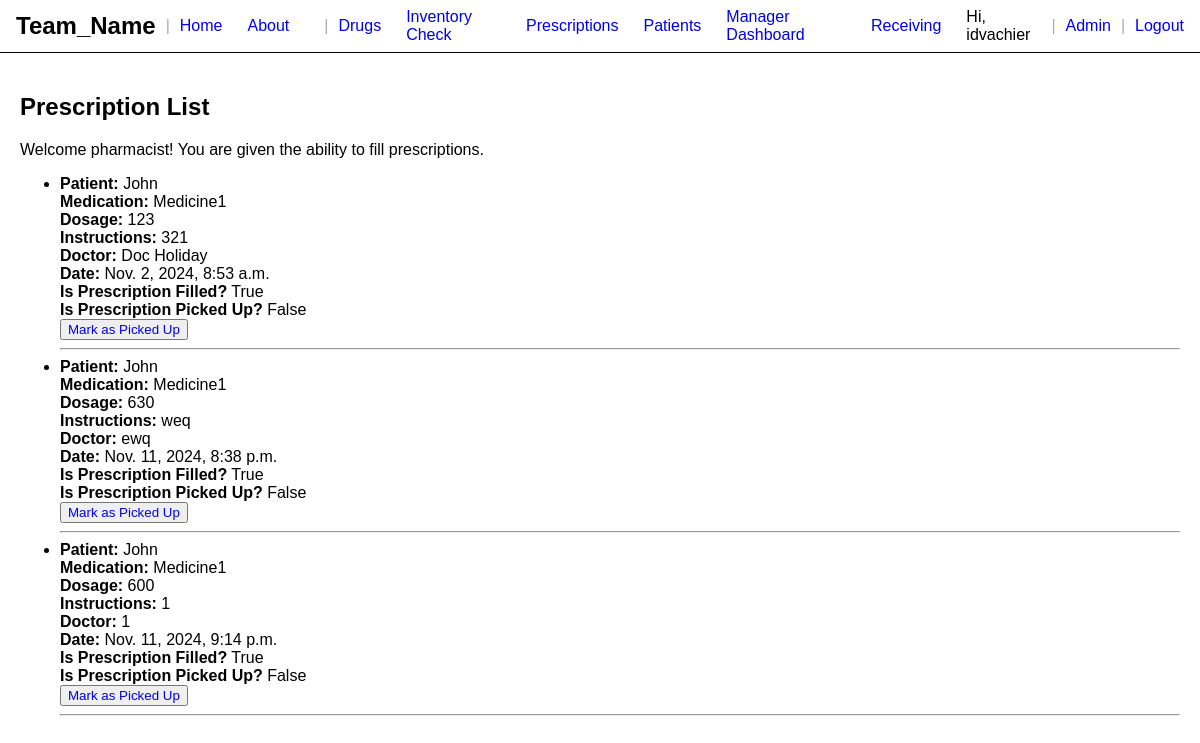
Screenshot of /prescriptions/prescriptions/ (signed in) with the database file from the repository.
### prescriptions/models.py (models this page shows, shortened)
class Prescription(models.Model):
    patient = models.ForeignKey(Patient, on_delete=models.CASCADE, null=True, related_name="prescriptions")
    medication = models.ForeignKey(Drug, on_delete=models.CASCADE, null=True)
    dosage = models.CharField(max_length=100)
    instructions = models.TextField(max_length=1000)
    doctor_name = models.CharField(max_length=100)
    in_person = models.BooleanField(default=False)
    date_prescribed = models.DateTimeField(auto_now_add=True)
    is_filled = models.BooleanField(default=False)  # New field to track if prescription is filled
    picked_up = models.BooleanField(default=False)  # New field to track if prescription has been picked up by patient
    created_by = CurrentUserField()

### patient/models.py (models this page shows, shortened)
class Patient(models.Model):
    first_name = models.CharField(max_length=255)
    last_name = models.CharField(max_length=255)
    dob = models.DateField()
    address = models.CharField(max_length=255)
    phone = models.CharField(max_length=255)
    email = models.EmailField()
    insurance = models.CharField(max_length=255)

### drugs/models.py (models this page shows, shortened)
class Drug(models.Model):
    DOSAGE_FORM = [
        ("Tablet", "Tablet"),
        ("Capsule", "Capsule"),
        ("Liquid", "Liquid"),
        ("Ointment", "Ointment")
    ]
    DRUG_CLASS= [
        ('Analgesics', 'Analgesics'),
        ('Antibiotics', 'Antibiotics'),
        ('Antivirals', 'Antivirals'),
        ('Antidepressants', 'Antidepressants'),
        ('Antihypertensives', 'Antihypertensives'),
        ('Antihistamines', 'Antihistamines'),
        ('Anticoagulants', 'Anticoagulants'),
        ('Diuretics', 'Diuretics'),
        ('Hormonal agents', 'Hormonal agents'),
        ('Statins', 'Statins'),
        ('Beta-blockers', 'Beta-blockers'),
        ('Corticosteroids', 'Corticosteroids'),
        ('Mood stabilizers', 'Mood stabilizers'),
        ('Antipsychotics', 'Antipsychotics'),
        ('Immunosuppressants', 'Immunosuppressants'),
    ]
    RX_CHOICE = [
        ('Yes', 'Yes'),
        ('No', 'No'),
    ]
    drug_name    = models.CharField(max_length=255) # Common name.
    generic_name = models.CharField(max_length=255, blank=True, null=True) # Generic name.
    brand_name   = models.CharField(max_length=255, blank=True, null=True) # Brand names associated.
    dosage_form  = models.CharField(max_length=20, choices=DOSAGE_FORM) # Dosage form: tablet, capsule, liquid, ointment.
    strength     = models.PositiveIntegerField() # Amount of active ingredients per unit in mg.
    manufacturer = models.CharField(max_length=255) # Manufacturer name.
    drug_class   = models.CharField(max_length=20, choices=DRUG_CLASS) # Classification: antibiotic, analgesic...
    indications  = models.TextField(blank=True, null=True) # Medical condition for which the drug is prescribed.
    side_effects = models.TextField(blank=True, null=True) # Common side effects.
    contraind    = models.TextField(blank=True, null=True) # Conditions that serve as reasons to not use the drug.
    dosage_inst  = models.TextField(blank=True, null=True) # Recommended dosage.
    stock_qty    = models.PositiveIntegerField(default=0) # Number of units available.
    exp_date     = models.DateField() # Expiration date.
    rx_required  = models.CharField(max_length=20, choices=RX_CHOICE) # Is a prescription is necessary.
    price        = models.DecimalField(max_digits=10, decimal_places=2) # Cost of the drug per unit.
    storage_cond = models.TextField(blank=True, null=True) # Recommended storage information: temperature, light exposure...
    bar_code     = models.CharField(max_length=100, unique=True) # Unique identifier.
    created_at   = models.DateTimeField(auto_now_add=True) # Date of entry created.
    updated_at   = models.DateTimeField(auto_now=True) # Date of entry updated.

### prescriptions/views.py (the view)
# urls.py: path('prescriptions/', views.prescription_list, name='prescription_list'),
@login_required
@allowed_groups('Pharmacist', 'Pharmacy Manager', 'Pharmacy Technician')
def prescription_list(request):
    prescriptions = Prescription.objects.all()  # Retrieves all of the prescriptions
    return render(request, 'prescription_list.html', {'prescriptions': prescriptions})

### drugs/templatetags/custom_filters.py (called while the page is built)
@register.filter
def is_in_group(user, group_names):
    group_list = group_names.split(',')
    return user.groups.filter(name__in=group_list).exists()

### prescriptions/views.py (called while the page is built)
def allowed_groups(*groups):
    def in_groups(user):
            return user.groups.filter(name__in=groups).exists()
    return user_passes_test(in_groups)

### prescriptions/templates/prescription_list.html (shortened to what this page needs)
{% extends "base.html" %}
{% load custom_filters %}
{% block css %}
    {% load static %}
    <link rel="stylesheet" type="text/css" href="{% static 'prescription_list.css' %}" />
{% endblock css %}
{% block content %}
    <html>
    <head>
    </head>
    <body>
        <h2>Prescription List</h2>
        {% if user|is_in_group:"Pharmacist" %}
            <p>Welcome pharmacist! You are given the ability to fill prescriptions.</p>
        {% else %}
            <p>You do not have permission to fill prescriptions. Prescription Filling is only available to the Pharmacists.</p>
        {% endif %}
        <ul>
            {% for prescription in prescriptions %}
                <li>
                    <strong>Patient:</strong> {{ prescription.patient.first_name }}<br>
                    <strong>Medication:</strong> {{ prescription.medication.drug_name }}<br>
                    <strong>Dosage:</strong> {{ prescription.dosage }}<br>
                    <strong>Instructions:</strong> {{ prescription.instructions }}<br>
                    <strong>Doctor:</strong> {{ prescription.doctor_name }}<br>
                    <strong>Date:</strong> {{ prescription.date_prescribed }}<br>
                    {% if prescription.is_filled  %}
                    <strong>Is Prescription Filled?</strong> {{ prescription.is_filled }}<br>
                    {% endif %}
                    {% if prescription.is_filled %}
                    <strong>Is Prescription Picked Up?</strong> {{ prescription.picked_up }}<br>
                        {% if not prescription.picked_up %}
                    <button><a href="{% url 'pickup_prescription' prescription.id %}">Mark as Picked Up</a></button>
                        {% endif %}
                    {% endif %}
                </li>
                <hr>
            {% endfor %}
        </ul>
    </body>
    </html>
{% endblock %}

### templates/base.html (shortened to what this page needs)
<!DOCTYPE html>
<html lang="en">
    <head>
        {% block css %}
        {% endblock css %}
        {% load static %}
        <link rel="stylesheet" type="text/css" href="{% static 'base.css' %}" />
    </head>
    <body>
        <header>
            <div class="header-section brand">
                <h1>Team_Name</h1>
            </div>
            <span class="divider">|</span>
            <div class="header-section navigation">
                <a href="{% url 'landingPage' %}" class="nav-link">Home</a>
                <a href="{% url 'about' %}" class="nav-link">About</a>
                {% load custom_filters %}
                {% if user|is_in_group:"Pharmacy Technician,Pharmacist,Pharmacy Manager,Cashier" %}
                    <span class="divider">|</span>
                    <a href="{% url 'create_drug' %}"class="nav-link">Drugs</a>
                    <a href="{% url 'inventory_check' %}"class="nav-link">Inventory Check</a>
                    <a href="{% url 'prescriptions' %}" class="nav-link">Prescriptions</a>
                    <a href="{% url 'patients_main' %}" class="nav-link">Patients</a>
                {% endif %}
                {% if user|is_in_group:"Pharmacy Manager" %}
                <a href="{% url 'manager_dash' %}" class="nav-link">Manager Dashboard</a>
                <a href="{% url 'receiving_main' %}" class="nav-link">Receiving</a>
                {% endif %}
            </div>
            <div class="header-section auth-links">
                {% if user.is_authenticated %}
                    <span>Hi, {{ user.username }}</span>
                    <span class="divider">|</span>
                    <a href="{% url 'admin:index' %}" class="auth-link">Admin</a>
                    <span class="divider">|</span>
                    <a href="{% url 'logout' %}" class="auth-link">Logout</a>
                {% else %}
                    <a href="{% url 'login' %}" class="auth-link">Login</a>
                {% endif %}
            </div>
        </header>
        <div id="content">
            {% block content %}
            {% endblock content %}
        </div>
    </body>
</html>

### static/base.css (style rules this page uses)
body { font-family: Arial, sans-serif; margin: 0; padding: 0; display: flex; flex-direction: column; height: 100vh; }
#content { flex-grow: 1; padding: 20px; overflow: auto; }
header { display: flex; align-items: center; border-bottom: 1px solid; padding: 0.5rem 1rem; }
.header-section { display: flex; align-items: center; }
.brand, .navigation, .auth-links { display: inline-flex; align-items: center; }
.brand h1 { margin: 0; font-size: 24px; }
.navigation { margin-right: auto; }
.nav-link { margin-right: 25px; text-decoration: none; }
.divider { margin: 0 10px; color: #aaa; font-weight: normal; }
.auth-link { text-decoration: none; }
a { text-decoration: none; }

### rows the page displays
Prescription: patient.first_name "John", medication.drug_name "Medicine1", dosage "123", instructions "321", doctor_name "Doc Holiday", date_prescribed "Nov. 2, 2024, 8:53 a.m.", is_filled "True", picked_up "False", shows "Mark as Picked Up"
Prescription: patient.first_name "John", medication.drug_name "Medicine1", dosage "630", instructions "weq", doctor_name "ewq", date_prescribed "Nov. 11, 2024, 8:38 p.m.", is_filled "True", picked_up "False", shows "Mark as Picked Up"
Prescription: patient.first_name "John", medication.drug_name "Medicine1", dosage "600", instructions "1", doctor_name "1", date_prescribed "Nov. 11, 2024, 9:14 p.m.", is_filled "True", picked_up "False", shows "Mark as Picked Up"

### other values shown
{{ user.username }} "idvachier"
